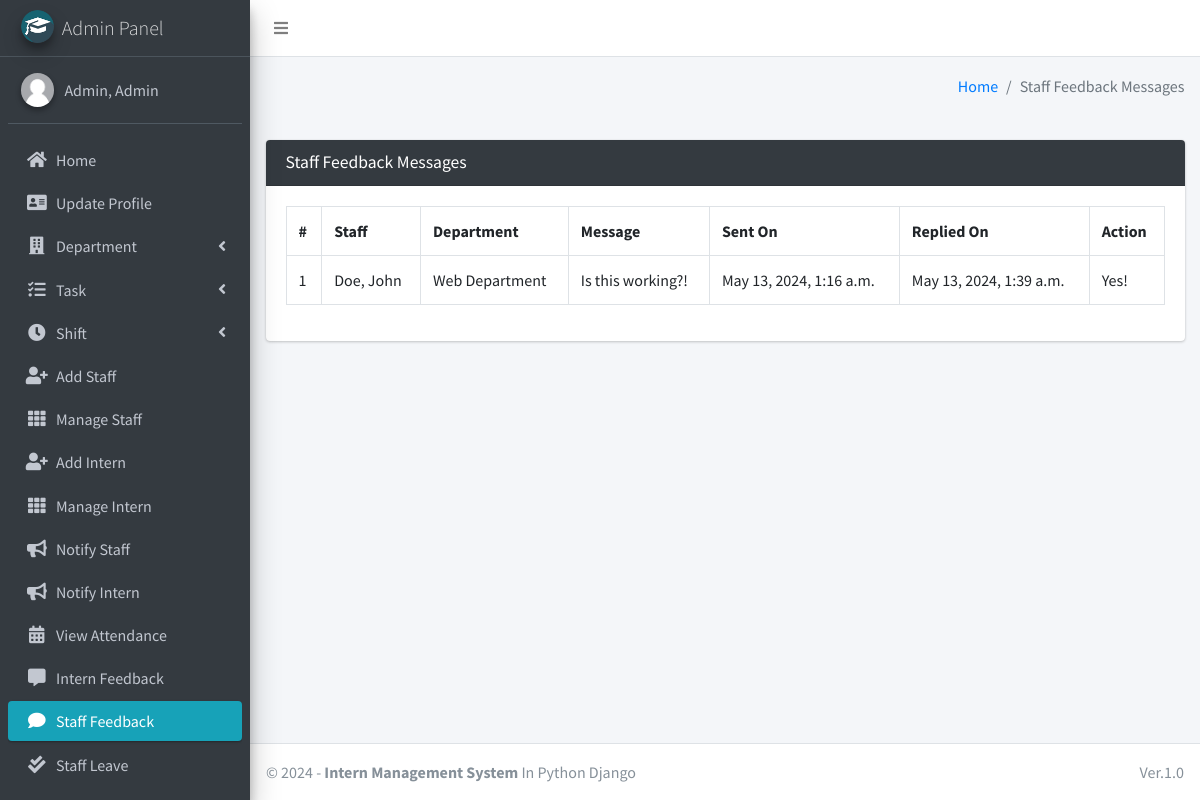
The page /staff/view/feedback/ (signed in) on the database its author committed.
### main_app/models.py (models this page shows, shortened)
class CustomUser(AbstractUser):
    USER_TYPE = ((1, "HOD"), (2, "Staff"), (3, "Intern"))
    GENDER = [("M", "Male"), ("F", "Female")]
    username = None  # Removed username, using email instead
    email = models.EmailField(unique=True)
    user_type = models.CharField(default=1, choices=USER_TYPE, max_length=1)
    gender = models.CharField(max_length=1, choices=GENDER)
    profile_pic = models.ImageField()
    address = models.TextField()
    fcm_token = models.TextField(default="")  # For firebase notifications
    created_at = models.DateTimeField(auto_now_add=True)
    updated_at = models.DateTimeField(auto_now=True)
    USERNAME_FIELD = "email"
    REQUIRED_FIELDS = []
    objects = CustomUserManager()
    def __str__(self):
        return self.last_name + ", " + self.first_name

class FeedbackStaff(models.Model):
    staff = models.ForeignKey(Staff, on_delete=models.CASCADE)
    feedback = models.TextField()
    reply = models.TextField()
    created_at = models.DateTimeField(auto_now_add=True)
    updated_at = models.DateTimeField(auto_now=True)

class Staff(models.Model):
    department = models.ForeignKey(Department, on_delete=models.DO_NOTHING, null=True, blank=False)
    admin = models.OneToOneField(CustomUser, on_delete=models.CASCADE)

class Department(models.Model):
    name = models.CharField(max_length=120)
    created_at = models.DateTimeField(auto_now_add=True)
    updated_at = models.DateTimeField(auto_now=True)
    def __str__(self):
        return self.name

### main_app/hod_views.py (the view, shortened to what this page needs)
# urls.py: path("staff/view/feedback/", hod_views.staff_feedback_message,
@csrf_exempt
def staff_feedback_message(request):
    if request.method != 'POST':
        feedbacks = FeedbackStaff.objects.all()
        context = {
            'feedbacks': feedbacks,
            'page_title': 'Staff Feedback Messages'
        }
        return render(request, 'hod_template/staff_feedback_template.html', context)

### main_app/templates/hod_template/staff_feedback_template.html (shortened to what this page needs)
{% extends 'main_app/base.html' %}
{% load static %}
{% block content %}
<section class="content">
    <div class="container-fluid">
        <div class="row">
            <div class="col-md-12">
                <div class="card card-dark">
                    <div class="card-header">
                        <h3 class="card-title">{{page_title}}</h3>
                    </div>
                    <div class="table card-body">
                        <table class="table table-bordered table-hover">
                            <tr>
                                <th>#</th>
                                <th>Staff</th>
                                <th>Department</th>
                                <th>Message</th>
                                <th>Sent On</th>
                                <th>Replied On</th>
                                <th>Action</th>
                            </tr>
                            {% for feedback in  feedbacks %}
                              <tr>
                                  <td>{{forloop.counter}}</td>
                                  <td>{{feedback.staff.admin.last_name}}, {{feedback.staff.admin.first_name}}</td>
                                  <td>{{feedback.staff.department}}</td>
                                  <td>{{feedback.feedback}}</td>
                                    {% if feedback.reply == "" %}
                                    <td>{{feedback.created_at}}</td>
                                    <td><span  class='badge badge-warning'>Pending Response</span></td>
                                         <td> <button data-toggle = "modal" data-target = "#reply_modal" value="{{feedback.id}}" class="btn btn-success reply_open_modal">Reply</button>
                                        {% else %}
                                        <td>{{feedback.created_at}}</td>
                                        <td>{{feedback.updated_at}}</td>
                                          <td>{{feedback.reply}}</td>
                                    {% endif %}
                              </tr>
                            {% endfor %}
                        </table>
                    </div>
                    </div>
            </div>
        </div>
    </div>
</section>
{% endblock content %}

### main_app/templates/main_app/sidebar_template.html (shortened to what this page needs)
{% load static %}
<aside class="main-sidebar sidebar-dark-info elevation-4">
    {% if request.user.user_type == '1' %}
    <a href="{% url 'admin_home' %}" class="brand-link">
        <img src="{% static 'dist/img/cmsl.png' %} " alt="AdminLTE Logo"
            class="brand-image img-circle elevation-3" >
        <span class="brand-text font-weight-light">Admin Panel</span>
    </a>
    <div class="sidebar">
        <div class="user-panel mt-3 pb-3 mb-3 d-flex">
            <div class="image">
                <img src="{{ request.user.profile_pic}}" class="img-circle elevation-2" alt="User Image">
            </div>
            <div class="info">
                <a href="#" class="d-block">{{user}}</a>
            </div>
        </div>
        <nav class="mt-2">
            <ul class="nav nav-pills nav-sidebar flex-column" data-widget="treeview" role="menu" data-accordion="false">
                <li class="nav-item">
                    {% url 'admin_home' as admin_home %}
                    <a href="{{admin_home}}" class="nav-link {% if admin_home == request.path %} active {% endif %}">
                        <i class="nav-icon fas fa-home"></i>
                        <p>
                            Home
                        </p>
                    </a>
                </li>
                <li class="nav-item">
                    {% url 'admin_view_profile' as admin_view_profile %}
                    <a href="{{admin_view_profile}}"
                        class="nav-link {% if admin_view_profile == request.path %} active {% endif %}">
                        <i class="nav-icon fas fa-address-card"></i>
                        <p>
                            Update Profile
                        </p>
                    </a>
                </li>
                <li class="nav-item has-treeview">
                    <a href="#" class="nav-link">
                        <i class="nav-icon fas fa-building"></i>
                        <p>
                            Department
                            <i class="fas fa-angle-left right"></i>
                        </p>
                    </a>
                </li>
                <li class="nav-item has-treeview">
                    <a href="#" class="nav-link">
                        <i class="nav-icon fas fa-tasks"></i>
                        <p>
                            Task
                            <i class="fas fa-angle-left right"></i>
                        </p>
                    </a>
                </li>
                <li class="nav-item has-treeview">
                    <a href="#" class="nav-link">
                        <i class="nav-icon fas fa-clock"></i>
                        <p>
                            Shift
                            <i class="fas fa-angle-left right"></i>
                        </p>
                    </a>
                </li>
                <li class="nav-item">
                    {% url 'add_staff' as add_staff %}
                    <a href="{{add_staff}}" class="nav-link {% if add_staff == request.path %} active {% endif %}">
                        <i class="nav-icon fas fa-user-plus"></i>
                        <p>
                            Add Staff
                        </p>
                    </a>
                </li>
                <li class="nav-item">
                    {% url 'manage_staff' as manage_staff %}
                    {% url 'edit_staff' staff_id as edit_staff %}
                    <a href="{{manage_staff}}"
                        class="nav-link {% if manage_staff == request.path or request.path == edit_staff %} active {% endif %}">
                        <i class="nav-icon fas fa-th"></i>
                        <p>
                            Manage Staff
                        </p>
                    </a>
                </li>
                <li class="nav-item">
                    {% url 'add_intern' as add_intern%}
                    <a href="{{add_intern}}" class="nav-link  {% if add_intern == request.path %} active {% endif %}">
                        <i class="nav-icon fas fa-user-plus"></i>
                        <p>
                            Add Intern
                        </p>
                    </a>
                </li>
                <li class="nav-item">
                    {% url 'manage_intern' as manage_intern %}
                    {% url 'edit_intern' intern_id as edit_intern %}
                    <a href="{{manage_intern}}"
                        class="nav-link  {% if edit_intern == request.path or manage_intern == request.path %} active {% endif %}">
                        <i class="nav-icon fas fa-th"></i>
                        <p>
                            Manage Intern
                        </p>
                    </a>
                </li>
                <li class="nav-item">
                    {% url 'admin_notify_staff' as admin_notify_staff %}
                    <a href="{{admin_notify_staff}}"
                        class="nav-link {% if admin_notify_staff == request.path %} active {% endif %}">
                        <i class="nav-icon fas fa-bullhorn"></i>
                        <p>
                            Notify Staff
                        </p>
                    </a>
                </li>
                <li class="nav-item">
                    {% url 'admin_notify_intern' as admin_notify_intern %}
                    <a href="{{admin_notify_intern}}"
                        class="nav-link {% if admin_notify_intern == request.path %} active {% endif %}">
                        <i class="nav-icon fas fa-bullhorn"></i>
                        <p>
                            Notify Intern
                        </p>
                    </a>
                </li>
                <li class="nav-item">
                    {% url 'admin_view_attendance' as admin_view_attendance %}
                <li class="nav-item">
                    <a href="{{admin_view_attendance}}"
                        class="nav-link  {% if admin_view_attendance == request.path %} active {% endif %}">
                        <i class="nav-icon fas fa-calendar-alt"></i>
                        <p>
                            View Attendance
                        </p>
                    </a>
                </li>
                <li class="nav-item">
                    {% url 'intern_feedback_message' as intern_feedback_message %}
                    <a href="{{ intern_feedback_message }}"
                        class="nav-link  {% if intern_feedback_message == request.path %} active {% endif %}">
                        <i class="nav-icon fas fa-comment-alt"></i>
                        <p>
                            Intern Feedback
                        </p>
                    </a>
                </li>
                <li class="nav-item">
                    {% url 'staff_feedback_message' as staff_feedback_message %}
                    <a href="{{staff_feedback_message}}"
                        class="nav-link   {% if staff_feedback_message == request.path %} active {% endif %}">
                        <i class="nav-icon fas fa-comment"></i>
                        <p>
                            Staff Feedback
                        </p>
                    </a>
                </li>
                <li class="nav-item">
                    {% url 'view_staff_leave' as view_staff_leave %}
                    <a href="{{view_staff_leave}}"
                        class="nav-link  {% if view_staff_leave == request.path %} active {% endif %}">
                        <i class="nav-icon fas fa-check-double"></i>
                        <p>
                            Staff Leave
                        </p>
                    </a>
                </li>
                <li class="nav-item">
                    {% url 'view_intern_leave' as view_intern_leave %}
                    <a href="{% url 'view_intern_leave' %}"
                        class="nav-link  {% if view_intern_leave == request.path %} active {% endif %}">
                    </a>
                </li>
                                        {% endif %}
                                    </ul>
                                </nav>
                            </div>
</aside>

### rows shown on the page
CustomUser: user.profile_pic (placeholder picture), last_name+first_name "Admin, Admin"
FeedbackStaff: staff.admin.last_name "Doe", staff.admin.first_name "John", staff.department "Web Department", feedback "Is this working?!", created_at "May 13, 2024, 1:16 a.m.", updated_at "May 13, 2024, 1:39 a.m.", reply "Yes!"

### other values the page prints
{{ page_title }} "Staff Feedback Messages"
